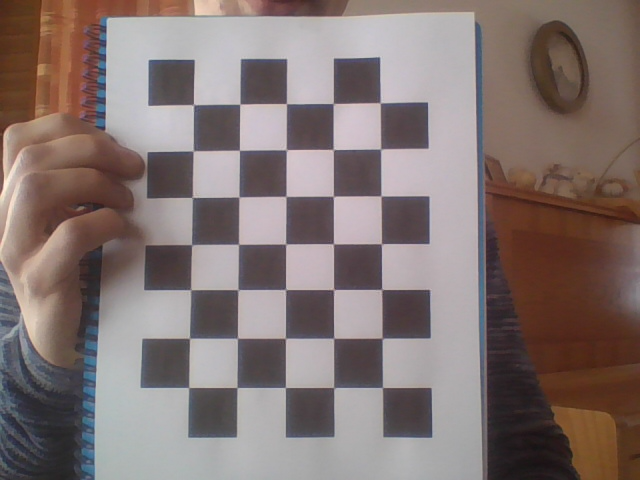
#> input picture data/image0.png, 640 x 480 px; its folder holds only this picture in this run
$ python CalculateCameraParameters.py
#> lines starting #> are read from the running program, lines starting #| are printed output that depends on the picture; after the words box and inside, x2 and y2 are one past the last pixel; in counts of white or black regions, pixels touching at a corner belong together; long printed decimals are rounded
import numpy as np
import cv2 as cv
import glob
import yaml

# load image names [1]
imageFilenames = glob.glob("./data/*.png")

# define chessboard size and refined corners calculation criteria [1]
chessboardSize = (7, 5)
criteria = (cv.TERM_CRITERIA_EPS + cv.TERM_CRITERIA_MAX_ITER, 30, 0.001)

# define points in world coordinates [1]
worldPoints = np.zeros((chessboardSize[0] * chessboardSize[1], 3), np.float32)
worldPoints[:, :2] = np.mgrid[
    0:chessboardSize[0], 0:chessboardSize[1]
].T.reshape(-1, 2)

# define fields to store point data for all images [1]
worldPointsPerImage = []
imagePointsPerImage = []

# calculate camera parameters
for imageFilename in imageFilenames:

    # read image
    image = cv.imread(filename = imageFilename)
#> image is the input picture: shape (480, 640, 3); mean B, G, R 114.4, 116.7, 131
    imageGray = cv.cvtColor(src = image, code = cv.COLOR_BGR2GRAY)
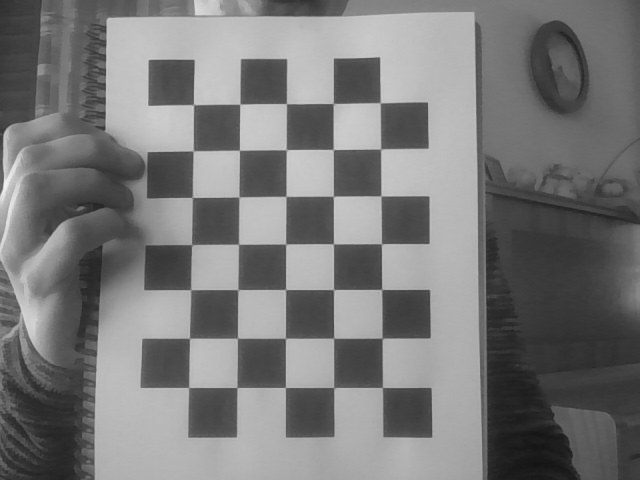
#> imageGray: shape (480, 640); min 20, max 241, mean 120.7

    # find chessboard corners as points in image coordinates [1]
    ret, imagePoints = cv.findChessboardCorners(
        image = imageGray, patternSize = chessboardSize)
#> ret = True; imagePoints = 35 rows, first 8: [380.1, 102.7], [381.1, 150.1], [381.2, 195.6], [381.1, 244], [381.5, 289.4], [381.7, 339.1], [382.3, 387.4], [333.4, 103.9]

    if ret == True:
        # get more precise chessboard corners [1]
        imagePointsRefined = cv.cornerSubPix(
            image = imageGray, corners = imagePoints, winSize = (11, 11),
            zeroZone = (-1, -1), criteria = criteria
        )
#> imagePointsRefined = 35 rows, first 8: [380.2, 102.7], [380.6, 148.9], [380.9, 196], [381.4, 243.7], [381.7, 289.5], [382.1, 338.2], [382.4, 387.5], [333.3, 103.5]

        # store point data [1]
        worldPointsPerImage.append(worldPoints)
        imagePointsPerImage.append(imagePoints)

        # display found chessboard corners [1]
        cv.drawChessboardCorners(
            image = image, patternSize = chessboardSize,
            corners = imagePointsRefined, patternWasFound = ret
        )
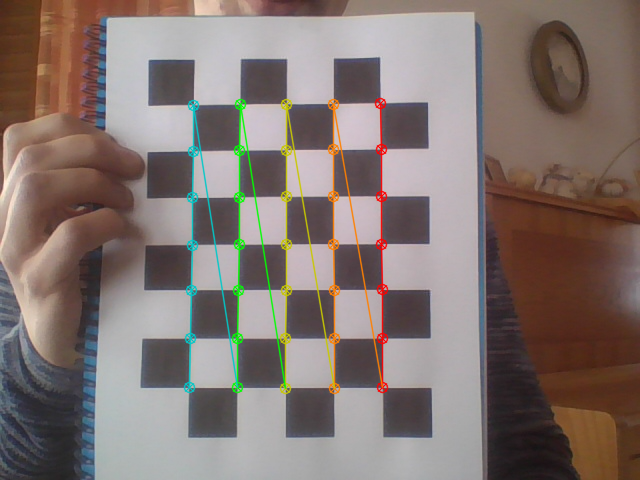
#> image: shape (480, 640, 3); 3.42% of pixels changed, all inside (x1, y1, x2, y2) = (183, 97, 389, 395)

        cv.imshow("ChessboardCorners", image)
        cv.waitKey(delay = 5)

cv.destroyAllWindows()

# calculate camera calibration [1]
ret, cameraMatrix, distortionCoefficients, rotationVectors, translationVectors = cv.calibrateCamera(
    objectPoints = worldPointsPerImage, imagePoints = imagePointsPerImage,
    imageSize = imageGray.shape[::-1], cameraMatrix = None, distCoeffs = None
)
#> ret = 0.475; cameraMatrix = [[1696.7, 0, 205.7], [0, 1729, 261.4], [0, 0, 1]]; distortionCoefficients = [[5.54, -421, -0.00169, -0.0497, 11360]]; rotationVectors = ([-0.123, 0.252, 1.57],); translationVectors = ([3.74, -3.3, 36.7],)

# calculate reprojection error [1]
errorSum = 0
for i in range(len(worldPointsPerImage)):
    imagePointsProjected, jacobian = cv.projectPoints(
        objectPoints = worldPointsPerImage[i], rvec = rotationVectors[i], tvec = translationVectors[i],
        cameraMatrix = cameraMatrix, distCoeffs = distortionCoefficients
    )
    error = cv.norm(
        src1 = imagePointsPerImage[i], src2 = imagePointsProjected, normType = cv.NORM_L2
    ) / len(imagePointsProjected)
    errorSum += error
#> this loop made 1 pass
#> (error, errorSum) on pass 1: (0.0803, 0.0803)
#> after the loop, errorSum = 0.0803

print("total reprojection error: {0}".format((errorSum / len(worldPointsPerImage))))
#| total reprojection error: 0.08034

# store calibration [2]
cameraParameters = {
    "distortionCoefficients" : {
        "k1" : distortionCoefficients[0, 0].item(),
        "k2" : distortionCoefficients[0, 1].item(),
        "p1" : distortionCoefficients[0, 2].item(),
        "p2" : distortionCoefficients[0, 3].item(),
        "k3" : distortionCoefficients[0, 4].item()
    },
    "intrinsics" : {
        "fx" : cameraMatrix[0, 0].item(),
        "fy" : cameraMatrix[1, 1].item(),
        "cx" : cameraMatrix[0, 2].item(),
        "cy" : cameraMatrix[1, 2].item()
    },
    "extrinsics" : []
}

# iterate through vectors to append them to the extrinsics
for i in range(len(worldPointsPerImage)):
    cameraParameters["extrinsics"].append({
        "r1" : rotationVectors[i][0, 0].item(),
        "r2" : rotationVectors[i][1, 0].item(),
        "r3" : rotationVectors[i][2, 0].item(),
        "t1" : translationVectors[i][0, 0].item(),
        "t2" : translationVectors[i][1, 0].item(),
        "t3" : translationVectors[i][2, 0].item()
    })

with open("./data/cameraParameters.yaml", "w") as file:
    cameraParameters = yaml.dump(cameraParameters, file)

# [1] https://docs.opencv.org/4.5.5/dc/dbb/tutorial_py_calibration.html
# [2] https://pynative.com/python-yaml/#h-python-yaml-dump-write-into-yaml-file

$ run again, on data/image4.png
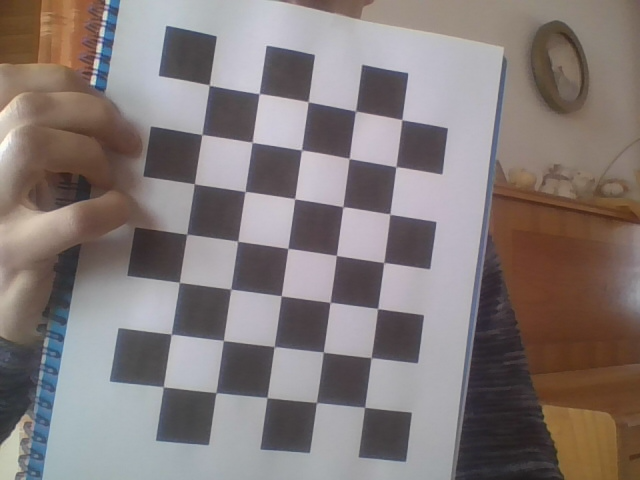
#> input picture data/image4.png, 640 x 480 px
#> image is the input picture: shape (480, 640, 3); mean B, G, R 121.2, 122.5, 131.9
#> `imageGray = cv.cvtColor(src = image, code = cv.COLOR_BGR2GRAY)`:
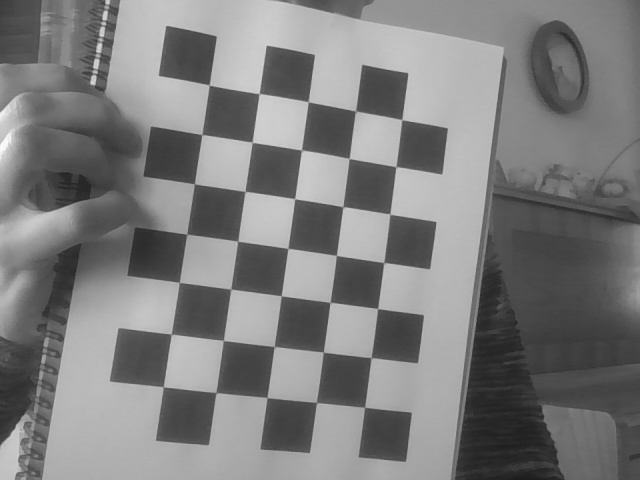
#> imageGray: shape (480, 640); min 26, max 251, mean 125.1
#> `ret, imagePoints = cv.findChessboardCorners( image = imageGray, patter..`: ret = True; imagePoints = 35 rows, first 8: [401.7, 119.6], [396.5, 167.2], [389.9, 213.6], [383.9, 263.5], [377.6, 308.5], [370.9, 358], [364.6, 407.2], [355.5, 111.1]
#> imagePointsRefined = 35 rows, first 8: [401.8, 119.6], [395.9, 166.6], [389.8, 214.1], [383.8, 262.5], [377.6, 308.5], [371.1, 357.6], [364.6, 407.3], [355.5, 111]
#> `cv.drawChessboardCorners( image = image, patternSize = chessboardSize,..`:
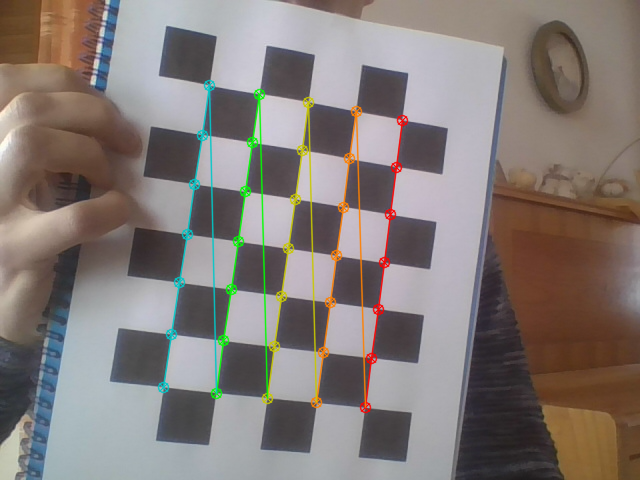
#> image: shape (480, 640, 3); 3.55% of pixels changed, all inside (x1, y1, x2, y2) = (157, 79, 409, 414)
#> `ret, cameraMatrix, distortionCoefficients, rotationVectors, translatio..`: ret = 0.572; cameraMatrix = [[996.2, 0, 404.8], [0, 994.8, 299.9], [0, 0, 1]]; distortionCoefficients = [[1.21, -16.97, 0.0315, 0.0261, 89.33]]; rotationVectors = ([-0.232, -0.162, 1.69],); translationVectors = ([-0.0698, -3.77, 20.9],)
#> the loop `for i in range(len(worldPointsPerImage)):` made 1 pass
#> (error, errorSum) on pass 1: (0.0968, 0.0968)
#> after the loop `for i in range(len(worldPointsPerImage)):`: errorSum = 0.0968
#| total reprojection error: 0.09675

$ run again, on data/image5.png
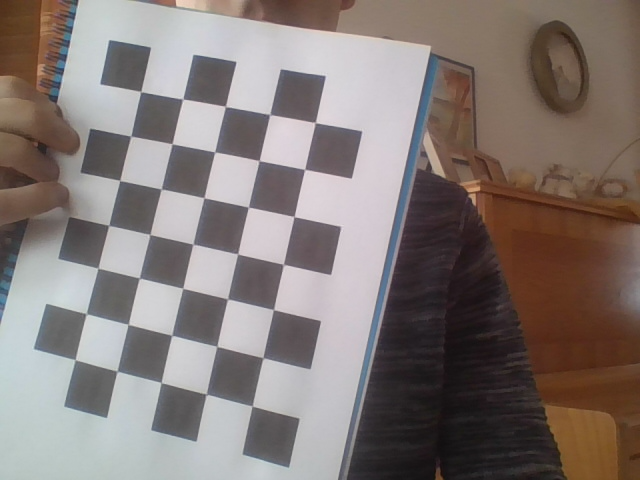
#> input picture data/image5.png, 640 x 480 px
#> image is the input picture: shape (480, 640, 3); mean B, G, R 117.9, 121.3, 131.4
#> `imageGray = cv.cvtColor(src = image, code = cv.COLOR_BGR2GRAY)`:
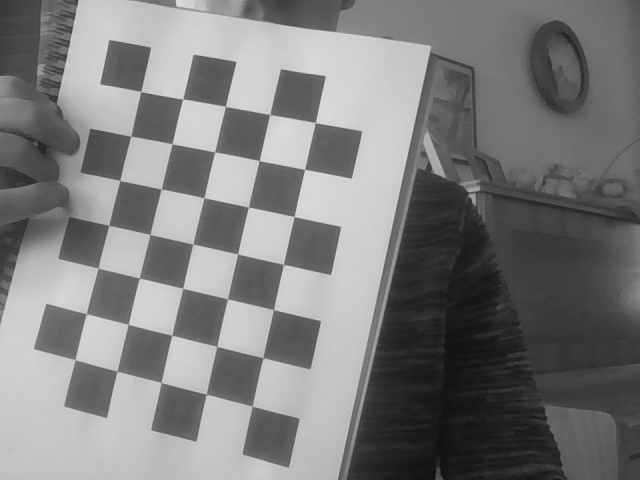
#> imageGray: shape (480, 640); min 16, max 230, mean 123.9
#> `ret, imagePoints = cv.findChessboardCorners( image = imageGray, patter..`: ret = True; imagePoints = 35 rows, first 8: [315.7, 122.3], [305.4, 170], [294.5, 216.4], [283.5, 264.5], [274.2, 309.3], [262.5, 357.5], [252.6, 405.8], [269.5, 114.5]
#> imagePointsRefined = 35 rows, first 8: [315.3, 122.6], [304.7, 169.4], [294.1, 216.6], [283.5, 264.3], [273.5, 309.6], [263, 357.7], [252.2, 406], [269.7, 114.5]
#> `cv.drawChessboardCorners( image = image, patternSize = chessboardSize,..`:
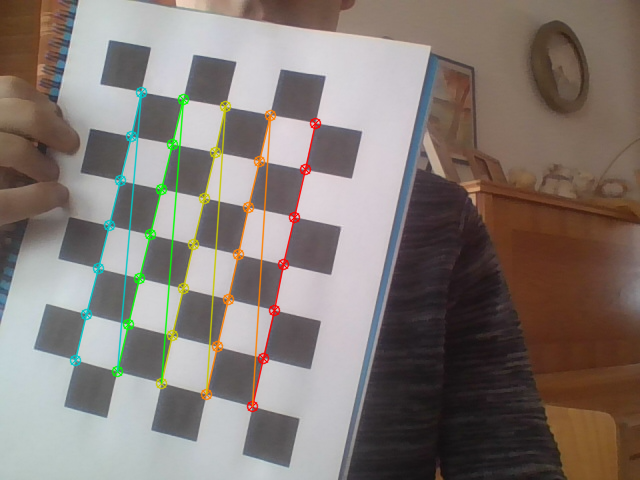
#> image: shape (480, 640, 3); 3.38% of pixels changed, all inside (x1, y1, x2, y2) = (69, 86, 322, 413)
#> `ret, cameraMatrix, distortionCoefficients, rotationVectors, translatio..`: ret = 0.57; cameraMatrix = [[224.2, 0, 312], [0, 223.9, 291.1], [0, 0, 1]]; distortionCoefficients = [[0.0977, -0.1, -0.00817, 0.0165, 0.0384]]; rotationVectors = ([-0.00757, 0.0858, 1.78],); translationVectors = ([0.0357, -3.51, 4.87],)
#> the loop `for i in range(len(worldPointsPerImage)):` made 1 pass
#> (error, errorSum) on pass 1: (0.0964, 0.0964)
#> after the loop `for i in range(len(worldPointsPerImage)):`: errorSum = 0.0964
#| total reprojection error: 0.09637

$ run again, on data/image6.png
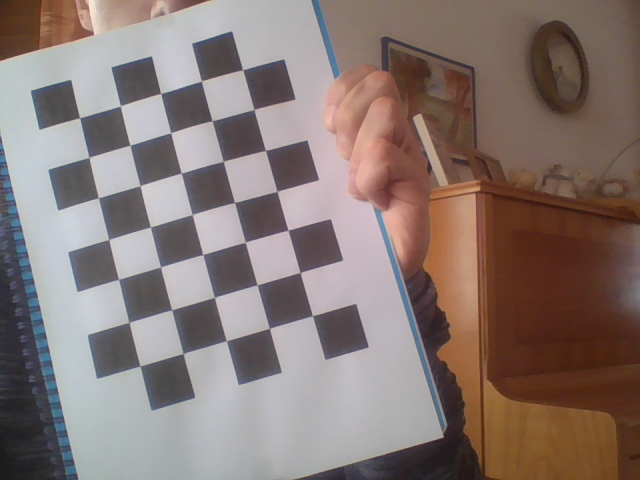
#> input picture data/image6.png, 640 x 480 px
#> image is the input picture: shape (480, 640, 3); mean B, G, R 115.5, 119.8, 135.2
#> `imageGray = cv.cvtColor(src = image, code = cv.COLOR_BGR2GRAY)`:
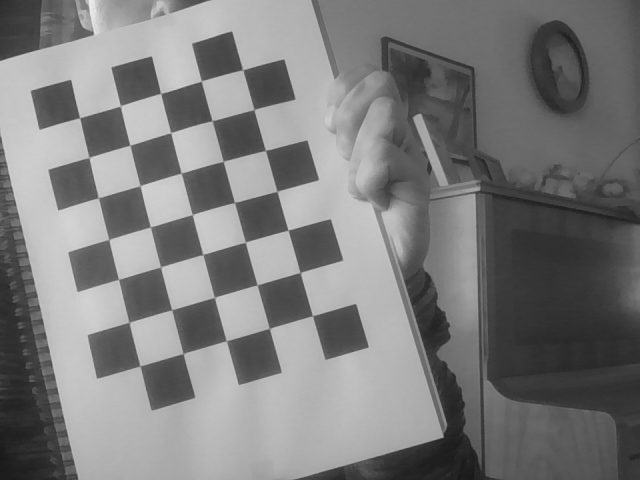
#> imageGray: shape (480, 640); min 23, max 237, mean 123.9
#> `ret, imagePoints = cv.findChessboardCorners( image = imageGray, patter..`: ret = True; imagePoints = 35 rows, first 8: [242.5, 69.81], [253.9, 109.7], [265.5, 150.4], [277, 191.4], [287.9, 230], [300.4, 272.8], [312.4, 315.8], [201.4, 80.95]
#> imagePointsRefined = 35 rows, first 8: [242.7, 69.73], [253.8, 109.5], [265.4, 150.5], [277, 191.4], [288.1, 230.1], [300, 272.5], [312.5, 315.7], [201.3, 80.93]
#> `cv.drawChessboardCorners( image = image, patternSize = chessboardSize,..`:
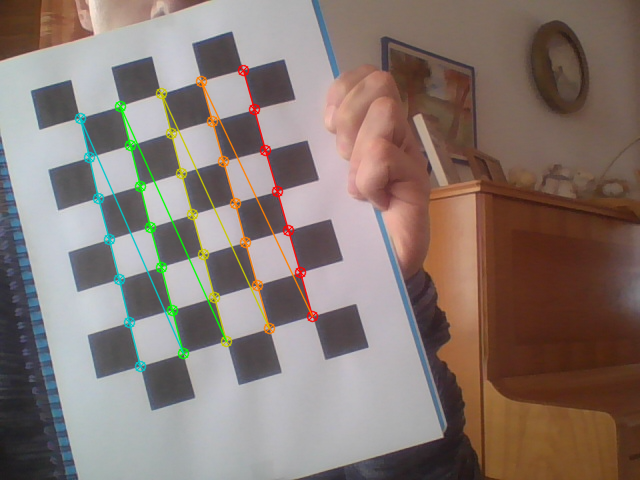
#> image: shape (480, 640, 3); 3.07% of pixels changed, all inside (x1, y1, x2, y2) = (74, 64, 319, 373)
#> `ret, cameraMatrix, distortionCoefficients, rotationVectors, translatio..`: ret = 0.543; cameraMatrix = [[782.7, 0, 330.6], [0, 752.8, 222], [0, 0, 1]]; distortionCoefficients = [[1.12, -10.23, 0.0297, 0.0744, 35.78]]; rotationVectors = ([-0.0669, 0.0345, 1.29],); translationVectors = ([-2.06, -3.63, 17.88],)
#> the loop `for i in range(len(worldPointsPerImage)):` made 1 pass
#> (error, errorSum) on pass 1: (0.0918, 0.0918)
#> after the loop `for i in range(len(worldPointsPerImage)):`: errorSum = 0.0918
#| total reprojection error: 0.09182

$ run again, on data/image1.png
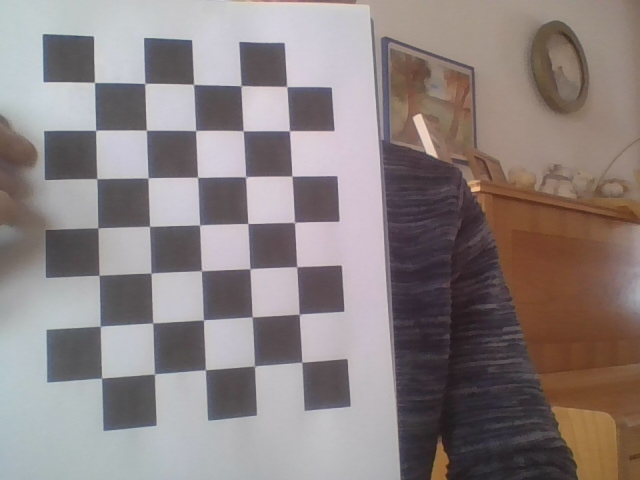
#> input picture data/image1.png, 640 x 480 px
#> image is the input picture: shape (480, 640, 3); mean B, G, R 129.4, 130, 140
#> `imageGray = cv.cvtColor(src = image, code = cv.COLOR_BGR2GRAY)`:
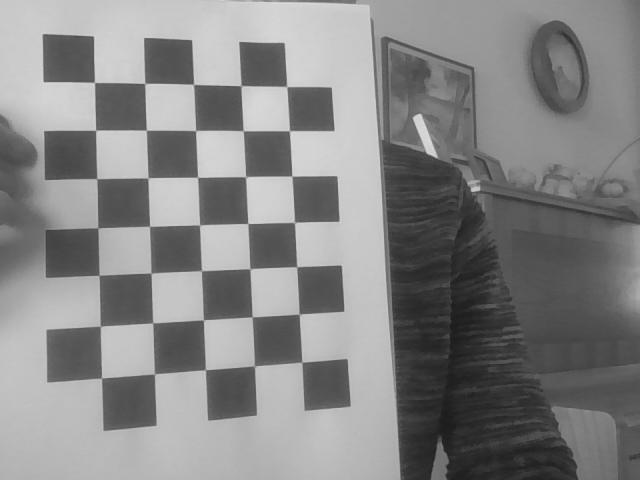
#> imageGray: shape (480, 640); min 26, max 222, mean 132.9
#> `ret, imagePoints = cv.findChessboardCorners( image = imageGray, patter..`: ret = True; imagePoints = 35 rows, first 8: [286.9, 86.78], [289.5, 130.9], [291.8, 175.9], [294.7, 222.8], [296.9, 266.8], [299.4, 314.6], [301.7, 362.2], [241.1, 85.71]
#> imagePointsRefined = 35 rows, first 8: [286.7, 86.51], [289.4, 130.7], [291.8, 176.2], [294.5, 222.3], [296.7, 266.7], [299.2, 314.1], [301.8, 362.2], [241, 85.64]
#> `cv.drawChessboardCorners( image = image, patternSize = chessboardSize,..`:
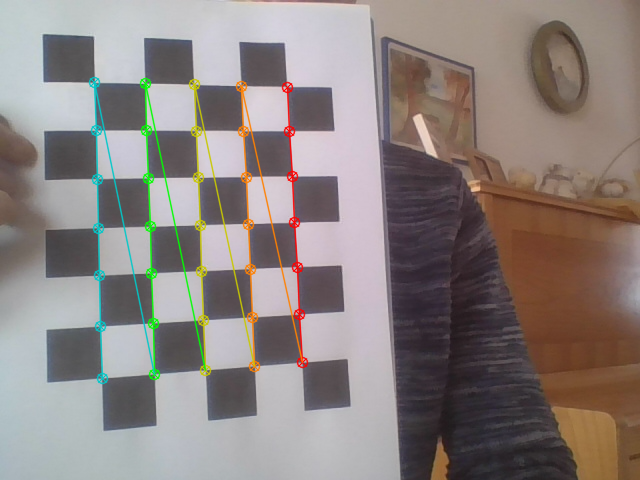
#> image: shape (480, 640, 3); 3.44% of pixels changed, all inside (x1, y1, x2, y2) = (88, 76, 309, 385)
#> `ret, cameraMatrix, distortionCoefficients, rotationVectors, translatio..`: ret = 0.496; cameraMatrix = [[712.3, 0, 317.8], [0, 696.7, 241.8], [0, 0, 1]]; distortionCoefficients = [[0.536, -3.64, 0.00645, 0.0268, 10.24]]; rotationVectors = ([-0.27, -0.108, 1.52],); translationVectors = ([-0.68, -3.42, 15.5],)
#> the loop `for i in range(len(worldPointsPerImage)):` made 1 pass
#> (error, errorSum) on pass 1: (0.0839, 0.0839)
#> after the loop `for i in range(len(worldPointsPerImage)):`: errorSum = 0.0839
#| total reprojection error: 0.08385
